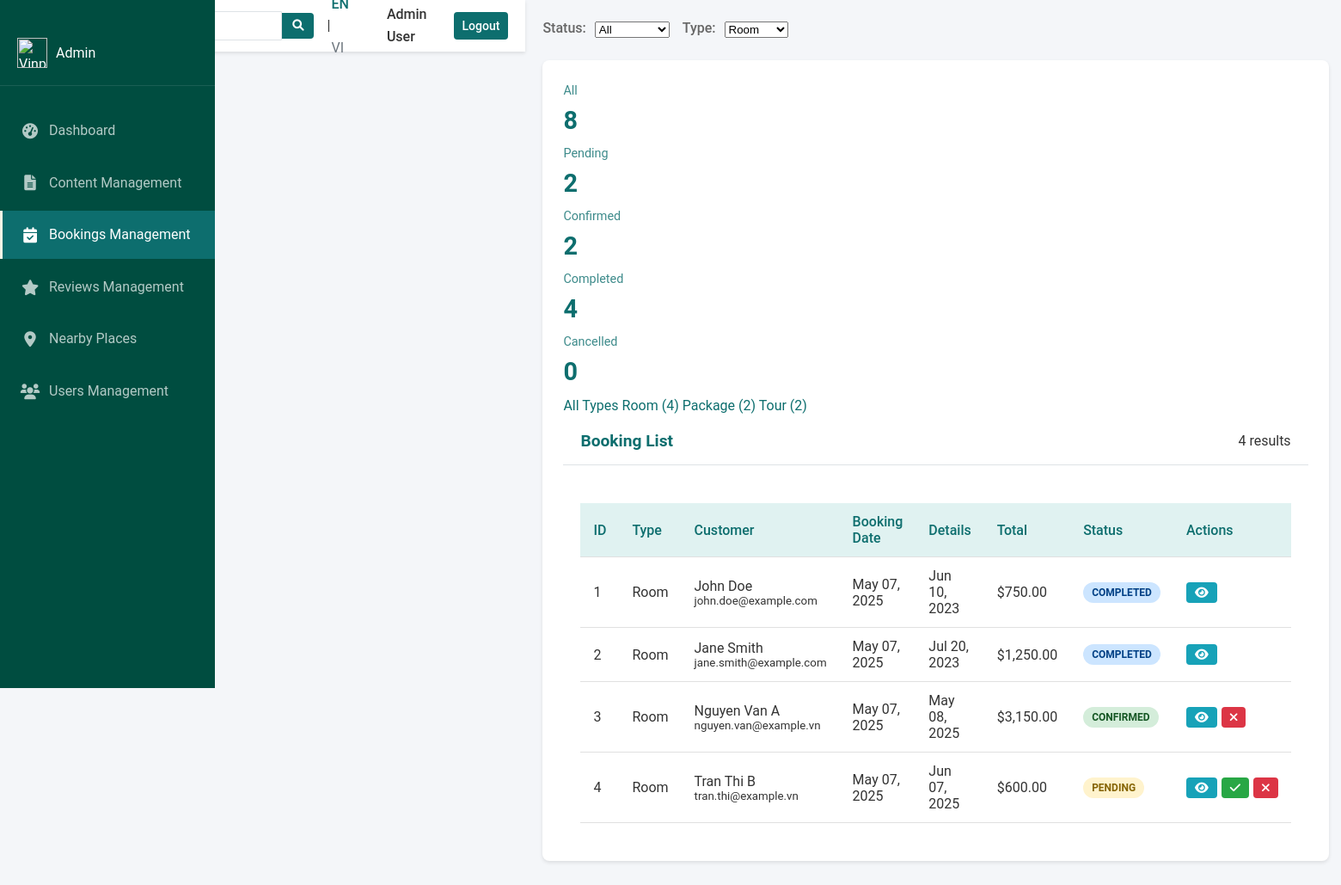
/admin/bookings.php?type=room (signed in), run on the app's committed database.
### tables this page shows
CREATE TABLE users (
  id INT PRIMARY KEY AUTO_INCREMENT,
  email VARCHAR(255) UNIQUE NOT NULL,
  password_hash VARCHAR(255) NOT NULL,
  full_name VARCHAR(255) NOT NULL,
  phone VARCHAR(20),
  is_admin BOOLEAN DEFAULT false,
  created_at TIMESTAMP DEFAULT CURRENT_TIMESTAMP,
  last_login TIMESTAMP NULL
);

CREATE TABLE room_bookings (
  id INT PRIMARY KEY AUTO_INCREMENT,
  user_id INT NOT NULL,
  room_id INT NOT NULL,
  check_in_date DATE NOT NULL,
  check_out_date DATE NOT NULL,
  guests INT NOT NULL,
  total_price DECIMAL(10,2) NOT NULL,
  status ENUM('pending', 'confirmed', 'cancelled', 'completed') DEFAULT 'pending',
  created_at TIMESTAMP DEFAULT CURRENT_TIMESTAMP,
  FOREIGN KEY (user_id) REFERENCES users(id) ON DELETE CASCADE,
  FOREIGN KEY (room_id) REFERENCES rooms(id) ON DELETE CASCADE
);

### admin/bookings.php (the view, shortened to what the rows shown need)
<?php
require_once '../includes/auth.php';
require_once '../includes/functions.php';
$language = isset($_GET['lang']) && $_GET['lang'] === 'vi' ? 'vi' : 'en';
$currentUser = getCurrentUser();
$conn = connectDatabase();
$type_filter = isset($_GET['type']) ? $_GET['type'] : '';
$page = isset($_GET['page']) ? (int)$_GET['page'] : 1;
$per_page = 20;
$offset = ($page - 1) * $per_page;
$bookings = [];
$query_parts = [];
$room_query = "SELECT
               rb.id,
               rb.room_id,
               rb.user_id,
               rb.check_in_date,
               rb.check_out_date,
               rb.guests as adults,
               0 as children,
               rb.total_price,
               rb.status,
               '' as special_requests,
               rb.created_at,
               rb.created_at as updated_at,
               r.name_en,
               r.name_vi,
               r.image_url,
               u.full_name as user_name,
               u.email as user_email,
               'room' as booking_type
               FROM room_bookings rb
               JOIN users u ON rb.user_id = u.id
               JOIN rooms r ON rb.room_id = r.id
               WHERE 1=1";
$query_parts[] = $room_query;
$package_query = "SELECT
                 pb.id,
                 pb.package_id,
                 pb.user_id,
                 pb.start_date,
                 pb.start_date as end_date,
                 pb.guests as adults,
                 0 as children,
                 pb.total_price,
                 pb.status,
                 '' as special_requests,
                 pb.created_at,
                 pb.created_at as updated_at,
                 p.name_en,
                 p.name_vi,
                 p.image_url,
                 u.full_name as user_name,
                 u.email as user_email,
                 'package' as booking_type
                 FROM package_bookings pb
                 JOIN users u ON pb.user_id = u.id
                 JOIN packages p ON pb.package_id = p.id
                 WHERE 1=1";
$query_parts[] = $package_query;
$tour_query = "SELECT
              tb.id,
              tb.tour_id,
              tb.user_id,
              tb.tour_date,
              tb.tour_date as end_date,
              tb.guests as adults,
              0 as children,
              tb.total_price,
              tb.status,
              '' as special_requests,
              tb.created_at,
              tb.created_at as updated_at,
              t.name_en,
              t.name_vi,
              t.image_url,
              u.full_name as user_name,
              u.email as user_email,
              'tour' as booking_type
              FROM tour_bookings tb
              JOIN users u ON tb.user_id = u.id
              JOIN tours t ON tb.tour_id = t.id
              WHERE 1=1";
$query_parts[] = $tour_query;
if (!empty($type_filter)) {
    switch ($type_filter) {
        case 'room':
            $query_parts = [$query_parts[0]];
            break;
    }
}
$main_query = implode(" UNION ", $query_parts);
$main_query .= " ORDER BY created_at DESC LIMIT ? OFFSET ?";
$stmt = $conn->prepare($main_query);
$param_types = '';
$params = [];
$param_types .= 'ii';
$params[] = $per_page;
$params[] = $offset;
if (!empty($params)) {
    $ref_params = [];
    $ref_params[] = &$param_types;
    foreach ($params as $key => $value) {
        $ref_params[] = &$params[$key];
    }
    call_user_func_array([$stmt, 'bind_param'], $ref_params);
}
$stmt->execute();
$result = $stmt->get_result();
while ($booking = $result->fetch_assoc()) {
    $bookings[] = $booking;
}
$statusLabels = [
    'pending' => $language === 'vi' ? 'Đang chờ' : 'Pending',
    'confirmed' => $language === 'vi' ? 'Đã xác nhận' : 'Confirmed',
    'cancelled' => $language === 'vi' ? 'Đã hủy' : 'Cancelled',
    'completed' => $language === 'vi' ? 'Đã hoàn thành' : 'Completed'
];
$typeLabels = [
    'room' => $language === 'vi' ? 'Phòng' : 'Room',
    'package' => $language === 'vi' ? 'Gói dịch vụ' : 'Package',
    'tour' => $language === 'vi' ? 'Tour' : 'Tour'
];
$pageTitle = $language === 'vi' ? 'Quản Lý Đặt Chỗ' : 'Manage Bookings';
?>
<html lang="<?php echo $language; ?>">
<head>
    <link rel="stylesheet" href="../assets/css/style.css">
    <link rel="stylesheet" href="assets/css/admin.css">
    <link rel="stylesheet" href="https://cdnjs.cloudflare.com/ajax/libs/font-awesome/6.0.0/css/all.min.css">
</head>
<body class="admin-page">
    <div class="admin-layout">
        <header class="admin-header">
            <div class="admin-header-title">
                <h1><?php echo $pageTitle; ?></h1>
            </div>
            <div class="admin-user">
                <div class="search-bar">
                    <form action="bookings.php" method="GET" class="d-flex align-center">
                    </form>
                </div>
                <div class="language-selector">
                    <a href="?<?php echo http_build_query(array_merge($_GET, ['lang' => 'en'])); ?>" <?php echo $language === 'en' ? 'class="active"' : ''; ?>>EN</a> |
                    <a href="?<?php echo http_build_query(array_merge($_GET, ['lang' => 'vi'])); ?>" <?php echo $language === 'vi' ? 'class="active"' : ''; ?>>VI</a>
                </div>
                <div class="admin-user-name">
                    <?php echo htmlspecialchars($currentUser['full_name']); ?>
                </div>
                <a href="../logout.php" class="btn btn-sm"><?php echo $language === 'vi' ? 'Đăng xuất' : 'Logout'; ?></a>
            </div>
        </header>
        <main class="admin-main">
            <div class="admin-card">
                <div class="admin-card-header">
                    <h2><?php echo $language === 'vi' ? 'Danh sách đặt chỗ' : 'Booking List'; ?></h2>
                </div>
                <div class="admin-card-body">
                    <div class="table-responsive">
                        <table class="admin-table">
                            <thead>
                                <tr>
                                    <th><?php echo $language === 'vi' ? 'ID' : 'ID'; ?></th>
                                    <th><?php echo $language === 'vi' ? 'Loại' : 'Type'; ?></th>
                                    <th><?php echo $language === 'vi' ? 'Khách hàng' : 'Customer'; ?></th>
                                    <th><?php echo $language === 'vi' ? 'Ngày đặt' : 'Booking Date'; ?></th>
                                    <th><?php echo $language === 'vi' ? 'Chi tiết' : 'Details'; ?></th>
                                    <th><?php echo $language === 'vi' ? 'Tổng tiền' : 'Total'; ?></th>
                                    <th><?php echo $language === 'vi' ? 'Trạng thái' : 'Status'; ?></th>
                                    <th><?php echo $language === 'vi' ? 'Hành động' : 'Actions'; ?></th>
                                </tr>
                            </thead>
                            <tbody>
                                <?php if (empty($bookings)): ?>
                                    <tr>
                                        <td colspan="10" class="no-data"><?php echo $language === 'vi' ? 'Không tìm thấy đặt chỗ nào' : 'No bookings found'; ?></td>
                                    </tr>
                                <?php else: ?>
                                    <?php foreach ($bookings as $booking): ?>
                                        <tr>
                                            <td>
                                                <?php
                                                echo $booking['id'];
                                                ?>
                                            </td>
                                            <td><?php echo $typeLabels[$booking['booking_type']]; ?></td>
                                            <td>
                                                <div class="user-info">
                                                    <span><?php echo htmlspecialchars($booking['user_name']); ?></span>
                                                    <small><?php echo htmlspecialchars($booking['user_email']); ?></small>
                                                </div>
                                            </td>
                                            <td><?php echo formatDate($booking['created_at'], 'M d, Y'); ?></td>
                                            <td>
                                                <?php
                                                switch ($booking['booking_type']) {
                                                    case 'room':
                                                        echo formatDate($booking['check_in_date'], 'M d, Y');
                                                        break;
                                                }
                                                ?>
                                            </td>
                                            <td><?php echo formatCurrency($booking['total_price']); ?></td>
                                            <td>
                                                <span class="badge badge-<?php echo $booking['status']; ?>">
                                                    <?php echo $statusLabels[$booking['status']]; ?>
                                                </span>
                                            </td>
                                            <td>
                                                <div class="table-actions">
                                                    <a href="booking-details.php?type=<?php echo $booking['booking_type']; ?>&id=<?php echo $booking['id']; ?>" class="btn btn-sm btn-info" title="<?php echo $language === 'vi' ? 'Xem' : 'View'; ?>"><i class="fas fa-eye"></i></a>
                                                    <?php if ($booking['status'] === 'pending'): ?>
                                                        <a href="process-booking.php?action=confirm&type=<?php echo $booking['booking_type']; ?>&id=<?php echo $booking['id']; ?>" class="btn btn-sm btn-success" title="<?php echo $language === 'vi' ? 'Xác nhận' : 'Confirm'; ?>"><i class="fas fa-check"></i></a>
                                                    <?php endif; ?>
                                                    <?php if ($booking['status'] === 'pending' || $booking['status'] === 'confirmed'): ?>
                                                        <a href="process-booking.php?action=cancel&type=<?php echo $booking['booking_type']; ?>&id=<?php echo $booking['id']; ?>" class="btn btn-sm btn-danger delete-btn" title="<?php echo $language === 'vi' ? 'Hủy' : 'Cancel'; ?>"><i class="fas fa-times"></i></a>
                                                    <?php endif; ?>
                                                </div>
                                            </td>
                                        </tr>
                                    <?php endforeach; ?>
                                <?php endif; ?>
                            </tbody>
                        </table>
                    </div>
                </div>
            </div>
            </div>
</body>
</html>

### data on the page
users: full_name "Admin User"
room_bookings: id "1", booking_type "Room", user.full_name "John Doe", user.email "john.doe@example.com", created_at "May 07, 2025", check_in_date "Jun 10, 2023", total_price "$750.00", status "COMPLETED"
room_bookings: id "2", booking_type "Room", user.full_name "Jane Smith", user.email "jane.smith@example.com", created_at "May 07, 2025", check_in_date "Jul 20, 2023", total_price "$1,250.00", status "COMPLETED"
room_bookings: id "3", booking_type "Room", user.full_name "Nguyen Van A", user.email "nguyen.van@example.vn", created_at "May 07, 2025", check_in_date "May 08, 2025", total_price "$3,150.00", status "CONFIRMED"
room_bookings: id "4", booking_type "Room", user.full_name "Tran Thi B", user.email "tran.thi@example.vn", created_at "May 07, 2025", check_in_date "Jun 07, 2025", total_price "$600.00", status "PENDING"

### other printed values
$stats['total']['total'] "8"
$stats['total']['pending'] "2"
$stats['total']['confirmed'] "2"
$stats['total']['completed'] "4"
$stats['total']['cancelled'] "0"
$typeLabels['room'] "Room"
$stats['room']['total'] "4"
$typeLabels['package'] "Package"
$stats['package']['total'] "2"
$typeLabels['tour'] "Tour"
$stats['tour']['total'] "2"
$total_bookings "4"
